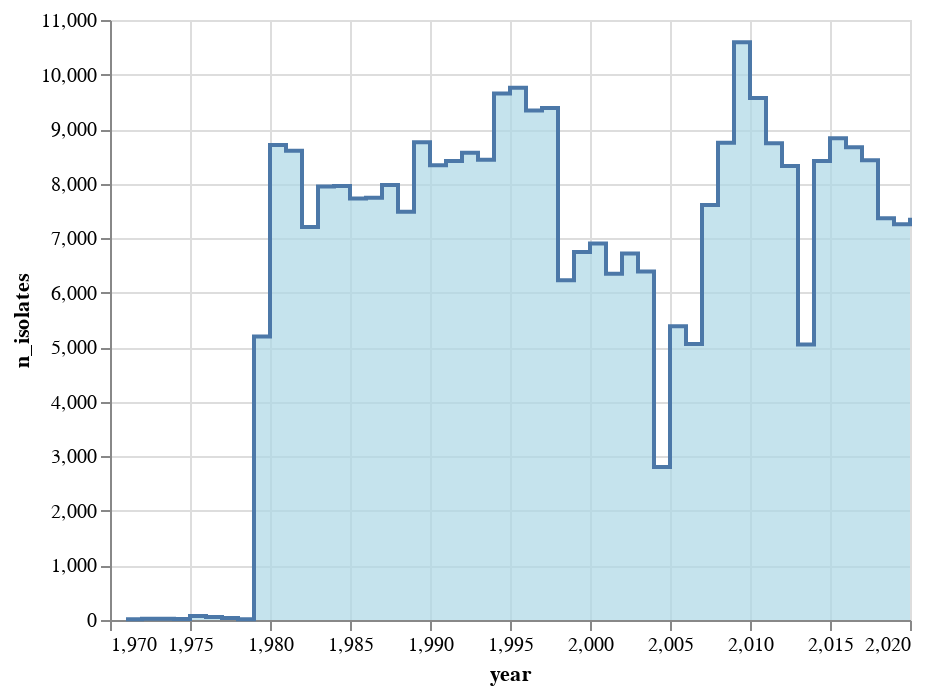

Here is the notebook cell this chart was saved with:
### Code cell
alt.Chart(df_summary).mark_area(
    color="lightblue",
    interpolate='step-after',
    line=True
).encode(
    x='year',
    y='n_isolates'
)

### Figure 1 — Vega-Lite specification as saved in the notebook (floating-point values rounded to 4 significant figures)
{"config": {"view": {"continuousWidth": 400, "continuousHeight": 300}}, "data": {"name": "data-b0d64454579e5b17c1b44d523476cb66"}, "mark": {"type": "area", "color": "lightblue", "interpolate": "step-after", "line": true}, "encoding": {"x": {"type": "quantitative", "field": "year"}, "y": {"type": "quantitative", "field": "n_isolates"}}, "$schema": "https://vega.github.io/schema/vega-lite/v4.8.1.json", "datasets": {"data-b0d64454579e5b17c1b44d523476cb66": [{"year": 1971, "n_authors": 35, "n_papers": 28, "n_authors_per_paper": 1.5, "n_papers_per_author": 1.2, "n_collabs": 13, "n_isolates": 12, "mean_collabs": 0.7429, "largest_component": 0.1143, "deg_assort": -0.2133, "avg_clustering": 0.0, "transitivity": 0.0}, {"year": 1972, "n_authors": 58, "n_papers": 42, "n_authors_per_paper": 1.429, "n_papers_per_author": 1.034, "n_collabs": 18, "n_isolates": 22, "mean_collabs": 0.6207, "largest_component": 0.03448, "deg_assort": null, "avg_clustering": 0.0, "transitivity": 0.0}, {"year": 1973, "n_authors": 47, "n_papers": 36, "n_authors_per_paper": 1.333, "n_papers_per_author": 1.021, "n_collabs": 12, "n_isolates": 23, "mean_collabs": 0.5106, "largest_component": 0.04255, "deg_assort": null, "avg_clustering": 0.0, "transitivity": 0.0}, {"year": 1974, "n_authors": 47, "n_papers": 34, "n_authors_per_paper": 1.441, "n_papers_per_author": 1.043, "n_collabs": 15, "n_isolates": 17, "mean_collabs": 0.6383, "largest_component": 0.04255, "deg_assort": null, "avg_clustering": 0.0, "transitivity": 0.0}, {"year": 1975, "n_authors": 161, "n_papers": 131, "n_authors_per_paper": 1.359, "n_papers_per_author": 1.106, "n_collabs": 44, "n_isolates": 74, "mean_collabs": 0.5466, "largest_component": 0.01863, "deg_assort": -0.02326, "avg_clustering": 0.0, "transitivity": 0.0}, {"year": 1976, "n_authors": 120, "n_papers": 96, "n_authors_per_paper": 1.375, "n_papers_per_author": 1.1, "n_collabs": 35, "n_isolates": 54, "mean_collabs": 0.5833, "largest_component": 0.03333, "deg_assort": -0.09804, "avg_clustering": 0.0, "transitivity": 0.0}, {"year": 1977, "n_authors": 103, "n_papers": 81, "n_authors_per_paper": 1.432, "n_papers_per_author": 1.126, "n_collabs": 34, "n_isolates": 38, "mean_collabs": 0.6602, "largest_component": 0.02913, "deg_assort": -0.09677, "avg_clustering": 0.0, "transitivity": 0.0}, {"year": 1978, "n_authors": 34, "n_papers": 28, "n_authors_per_paper": 1.357, "n_papers_per_author": 1.118, "n_collabs": 10, "n_isolates": 14, "mean_collabs": 0.5882, "largest_component": 0.05882, "deg_assort": null, "avg_clustering": 0.0, "transitivity": 0.0}, {"year": 1979, "n_authors": 8860, "n_papers": 7996, "n_authors_per_paper": 1.248, "n_papers_per_author": 1.126, "n_collabs": 1914, "n_isolates": 5197, "mean_collabs": 0.4321, "largest_component": 0.0006772, "deg_assort": 0.01995, "avg_clustering": 0.0, "transitivity": 0.0}, {"year": 1980, "n_authors": 15717, "n_papers": 15008, "n_authors_per_paper": 1.265, "n_papers_per_author": 1.208, "n_collabs": 3797, "n_isolates": 8707, "mean_collabs": 0.4832, "largest_component": 0.000509, "deg_assort": -0.02675, "avg_clustering": 0.0001485, "transitivity": 0.004184}, {"year": 1981, "n_authors": 15820, "n_papers": 15090, "n_authors_per_paper": 1.271, "n_papers_per_author": 1.212, "n_collabs": 3909, "n_isolates": 8603, "mean_collabs": 0.4942, "largest_component": 0.0006321, "deg_assort": 0.0005716, "avg_clustering": 0.0, "transitivity": 0.0}, {"year": 1982, "n_authors": 13248, "n_papers": 12408, "n_authors_per_paper": 1.271, "n_papers_per_author": 1.191, "n_collabs": 3231, "n_isolates": 7205, "mean_collabs": 0.4878, "largest_component": 0.0006793, "deg_assort": -0.01462, "avg_clustering": 0.0, "transitivity": 0.0}, {"year": 1983, "n_authors": 14570, "n_papers": 13565, "n_authors_per_paper": 1.272, "n_papers_per_author": 1.184, "n_collabs": 3527, "n_isolates": 7947, "mean_collabs": 0.4841, "largest_component": 0.0004804, "deg_assort": -0.008598, "avg_clustering": 0.0, "transitivity": 0.0}, {"year": 1984, "n_authors": 14422, "n_papers": 13707, "n_authors_per_paper": 1.268, "n_papers_per_author": 1.206, "n_collabs": 3488, "n_isolates": 7955, "mean_collabs": 0.4837, "largest_component": 0.0007627, "deg_assort": 0.02082, "avg_clustering": 0.0001618, "transitivity": 0.00471}, {"year": 1985, "n_authors": 14106, "n_papers": 13415, "n_authors_per_paper": 1.268, "n_papers_per_author": 1.205, "n_collabs": 3418, "n_isolates": 7728, "mean_collabs": 0.4846, "largest_component": 0.0005671, "deg_assort": 0.004392, "avg_clustering": 0.0, "transitivity": 0.0}, {"year": 1986, "n_authors": 14348, "n_papers": 13360, "n_authors_per_paper": 1.272, "n_papers_per_author": 1.185, "n_collabs": 3513, "n_isolates": 7740, "mean_collabs": 0.4897, "largest_component": 0.000697, "deg_assort": -0.01331, "avg_clustering": 0.0, "transitivity": 0.0}, {"year": 1987, "n_authors": 14471, "n_papers": 13475, "n_authors_per_paper": 1.269, "n_papers_per_author": 1.181, "n_collabs": 3466, "n_isolates": 7976, "mean_collabs": 0.479, "largest_component": 0.0008983, "deg_assort": 0.05712, "avg_clustering": 0.0003686, "transitivity": 0.01172}, {"year": 1988, "n_authors": 13647, "n_papers": 12683, "n_authors_per_paper": 1.268, "n_papers_per_author": 1.179, "n_collabs": 3265, "n_isolates": 7483, "mean_collabs": 0.4785, "largest_component": 0.0005129, "deg_assort": 0.02302, "avg_clustering": 0.0, "transitivity": 0.0}, {"year": 1989, "n_authors": 15746, "n_papers": 14852, "n_authors_per_paper": 1.26, "n_papers_per_author": 1.189, "n_collabs": 3721, "n_isolates": 8757, "mean_collabs": 0.4726, "largest_component": 0.0004446, "deg_assort": -0.009351, "avg_clustering": 0.0, "transitivity": 0.0}, {"year": 1990, "n_authors": 15161, "n_papers": 14224, "n_authors_per_paper": 1.266, "n_papers_per_author": 1.187, "n_collabs": 3636, "n_isolates": 8336, "mean_collabs": 0.4797, "largest_component": 0.0005277, "deg_assort": 0.02035, "avg_clustering": 0.0001979, "transitivity": 0.005714}, {"year": 1991, "n_authors": 15641, "n_papers": 14467, "n_authors_per_paper": 1.278, "n_papers_per_author": 1.182, "n_collabs": 3851, "n_isolates": 8415, "mean_collabs": 0.4924, "largest_component": 0.0005115, "deg_assort": 0.0154, "avg_clustering": 0.0, "transitivity": 0.0}, {"year": 1992, "n_authors": 15973, "n_papers": 14889, "n_authors_per_paper": 1.278, "n_papers_per_author": 1.192, "n_collabs": 3978, "n_isolates": 8567, "mean_collabs": 0.4981, "largest_component": 0.0005008, "deg_assort": 0.07064, "avg_clustering": 0.0003965, "transitivity": 0.02396}, {"year": 1993, "n_authors": 15768, "n_papers": 14683, "n_authors_per_paper": 1.279, "n_papers_per_author": 1.191, "n_collabs": 3910, "n_isolates": 8438, "mean_collabs": 0.4959, "largest_component": 0.0005074, "deg_assort": -0.003961, "avg_clustering": 9.513e-05, "transitivity": 0.005445}, {"year": 1994, "n_authors": 17965, "n_papers": 16970, "n_authors_per_paper": 1.275, "n_papers_per_author": 1.204, "n_collabs": 4480, "n_isolates": 9653, "mean_collabs": 0.4987, "largest_component": 0.000835, "deg_assort": 0.04235, "avg_clustering": 0.0, "transitivity": 0.0}, {"year": 1995, "n_authors": 17882, "n_papers": 16748, "n_authors_per_paper": 1.269, "n_papers_per_author": 1.189, "n_collabs": 4327, "n_isolates": 9758, "mean_collabs": 0.484, "largest_component": 0.0005033, "deg_assort": 0.04411, "avg_clustering": 0.0001305, "transitivity": 0.004854}, {"year": 1996, "n_authors": 17514, "n_papers": 16117, "n_authors_per_paper": 1.28, "n_papers_per_author": 1.178, "n_collabs": 4354, "n_isolates": 9343, "mean_collabs": 0.4972, "largest_component": 0.0003997, "deg_assort": -0.007636, "avg_clustering": 0.0001713, "transitivity": 0.004886}, {"year": 1997, "n_authors": 17462, "n_papers": 15988, "n_authors_per_paper": 1.278, "n_papers_per_author": 1.17, "n_collabs": 4282, "n_isolates": 9388, "mean_collabs": 0.4904, "largest_component": 0.0004009, "deg_assort": 0.01113, "avg_clustering": 0.0, "transitivity": 0.0}, {"year": 1998, "n_authors": 21557, "n_papers": 14482, "n_authors_per_paper": 1.758, "n_papers_per_author": 1.181, "n_collabs": 17871, "n_isolates": 6230, "mean_collabs": 1.658, "largest_component": 0.004685, "deg_assort": 0.8288, "avg_clustering": 0.374, "transitivity": 0.8591}, {"year": 1999, "n_authors": 26441, "n_papers": 17212, "n_authors_per_paper": 1.864, "n_papers_per_author": 1.213, "n_collabs": 25535, "n_isolates": 6745, "mean_collabs": 1.931, "largest_component": 0.004992, "deg_assort": 0.7577, "avg_clustering": 0.4213, "transitivity": 0.8359}, {"year": 2000, "n_authors": 26663, "n_papers": 17873, "n_authors_per_paper": 1.847, "n_papers_per_author": 1.238, "n_collabs": 25841, "n_isolates": 6901, "mean_collabs": 1.938, "largest_component": 0.006038, "deg_assort": 0.8258, "avg_clustering": 0.4107, "transitivity": 0.8388}, {"year": 2001, "n_authors": 24504, "n_papers": 15852, "n_authors_per_paper": 1.86, "n_papers_per_author": 1.203, "n_collabs": 23559, "n_isolates": 6346, "mean_collabs": 1.923, "largest_component": 0.005673, "deg_assort": 0.7124, "avg_clustering": 0.4285, "transitivity": 0.8308}, {"year": 2002, "n_authors": 28400, "n_papers": 18485, "n_authors_per_paper": 1.912, "n_papers_per_author": 1.245, "n_collabs": 29089, "n_isolates": 6718, "mean_collabs": 2.049, "largest_component": 0.02947, "deg_assort": 0.6185, "avg_clustering": 0.4384, "transitivity": 0.788}, {"year": 2003, "n_authors": 27480, "n_papers": 17449, "n_authors_per_paper": 1.929, "n_papers_per_author": 1.225, "n_collabs": 28829, "n_isolates": 6391, "mean_collabs": 2.098, "largest_component": 0.004803, "deg_assort": 0.7948, "avg_clustering": 0.4556, "transitivity": 0.8458}, {"year": 2004, "n_authors": 11193, "n_papers": 6432, "n_authors_per_paper": 1.932, "n_papers_per_author": 1.11, "n_collabs": 11136, "n_isolates": 2806, "mean_collabs": 1.99, "largest_component": 0.005092, "deg_assort": 0.9276, "avg_clustering": 0.4537, "transitivity": 0.9234}, {"year": 2005, "n_authors": 33034, "n_papers": 18775, "n_authors_per_paper": 2.242, "n_papers_per_author": 1.274, "n_collabs": 44784, "n_isolates": 5384, "mean_collabs": 2.711, "largest_component": 0.09136, "deg_assort": 0.6143, "avg_clustering": 0.545, "transitivity": 0.7351}, {"year": 2006, "n_authors": 34145, "n_papers": 18837, "n_authors_per_paper": 2.3, "n_papers_per_author": 1.269, "n_collabs": 48534, "n_isolates": 5061, "mean_collabs": 2.843, "largest_component": 0.07846, "deg_assort": 0.6835, "avg_clustering": 0.5567, "transitivity": 0.7646}, {"year": 2007, "n_authors": 47580, "n_papers": 28125, "n_authors_per_paper": 2.254, "n_papers_per_author": 1.332, "n_collabs": 69576, "n_isolates": 7609, "mean_collabs": 2.925, "largest_component": 0.1646, "deg_assort": 0.5609, "avg_clustering": 0.5437, "transitivity": 0.7004}, {"year": 2008, "n_authors": 59667, "n_papers": 35104, "n_authors_per_paper": 2.318, "n_papers_per_author": 1.364, "n_collabs": 92181, "n_isolates": 8751, "mean_collabs": 3.09, "largest_component": 0.2003, "deg_assort": 0.5342, "avg_clustering": 0.5646, "transitivity": 0.6902}, {"year": 2009, "n_authors": 70702, "n_papers": 41251, "n_authors_per_paper": 2.32, "n_papers_per_author": 1.354, "n_collabs": 113433, "n_isolates": 10591, "mean_collabs": 3.209, "largest_component": 0.2118, "deg_assort": 0.8821, "avg_clustering": 0.564, "transitivity": 0.7853}, {"year": 2010, "n_authors": 65676, "n_papers": 37039, "n_authors_per_paper": 2.34, "n_papers_per_author": 1.32, "n_collabs": 100742, "n_isolates": 9570, "mean_collabs": 3.068, "largest_component": 0.1823, "deg_assort": 0.7687, "avg_clustering": 0.5725, "transitivity": 0.7523}, {"year": 2011, "n_authors": 67938, "n_papers": 36226, "n_authors_per_paper": 2.488, "n_papers_per_author": 1.327, "n_collabs": 116363, "n_isolates": 8740, "mean_collabs": 3.426, "largest_component": 0.2069, "deg_assort": 0.6723, "avg_clustering": 0.5995, "transitivity": 0.7055}, {"year": 2012, "n_authors": 66880, "n_papers": 35059, "n_authors_per_paper": 2.496, "n_papers_per_author": 1.308, "n_collabs": 113423, "n_isolates": 8323, "mean_collabs": 3.392, "largest_component": 0.2006, "deg_assort": 0.6344, "avg_clustering": 0.6077, "transitivity": 0.725}, {"year": 2013, "n_authors": 41771, "n_papers": 19696, "n_authors_per_paper": 2.556, "n_papers_per_author": 1.205, "n_collabs": 67267, "n_isolates": 5049, "mean_collabs": 3.221, "largest_component": 0.08073, "deg_assort": 0.6317, "avg_clustering": 0.6296, "transitivity": 0.8003}, {"year": 2014, "n_authors": 68363, "n_papers": 37226, "n_authors_per_paper": 2.456, "n_papers_per_author": 1.337, "n_collabs": 114852, "n_isolates": 8417, "mean_collabs": 3.36, "largest_component": 0.2105, "deg_assort": 0.911, "avg_clustering": 0.6033, "transitivity": 0.8042}, {"year": 2015, "n_authors": 67181, "n_papers": 36610, "n_authors_per_paper": 2.38, "n_papers_per_author": 1.297, "n_collabs": 99874, "n_isolates": 8830, "mean_collabs": 2.973, "largest_component": 0.1344, "deg_assort": 0.5224, "avg_clustering": 0.5833, "transitivity": 0.7345}, {"year": 2016, "n_authors": 72588, "n_papers": 38587, "n_authors_per_paper": 2.455, "n_papers_per_author": 1.305, "n_collabs": 115138, "n_isolates": 8665, "mean_collabs": 3.172, "largest_component": 0.1615, "deg_assort": 0.7194, "avg_clustering": 0.6025, "transitivity": 0.754}, {"year": 2017, "n_authors": 73079, "n_papers": 38305, "n_authors_per_paper": 2.479, "n_papers_per_author": 1.299, "n_collabs": 115579, "n_isolates": 8428, "mean_collabs": 3.163, "largest_component": 0.1701, "deg_assort": 0.6176, "avg_clustering": 0.6045, "transitivity": 0.7548}, {"year": 2018, "n_authors": 71355, "n_papers": 35528, "n_authors_per_paper": 2.581, "n_papers_per_author": 1.285, "n_collabs": 122699, "n_isolates": 7367, "mean_collabs": 3.439, "largest_component": 0.1816, "deg_assort": 0.8811, "avg_clustering": 0.6283, "transitivity": 0.8138}, {"year": 2019, "n_authors": 75878, "n_papers": 36991, "n_authors_per_paper": 2.642, "n_papers_per_author": 1.288, "n_collabs": 132041, "n_isolates": 7256, "mean_collabs": 3.48, "largest_component": 0.1909, "deg_assort": 0.9046, "avg_clustering": 0.643, "transitivity": 0.8107}, {"year": 2020, "n_authors": 77282, "n_papers": 37152, "n_authors_per_paper": 2.659, "n_papers_per_author": 1.278, "n_collabs": 133958, "n_isolates": 7373, "mean_collabs": 3.467, "largest_component": 0.1917, "deg_assort": 0.6969, "avg_clustering": 0.6467, "transitivity": 0.7676}]}}
